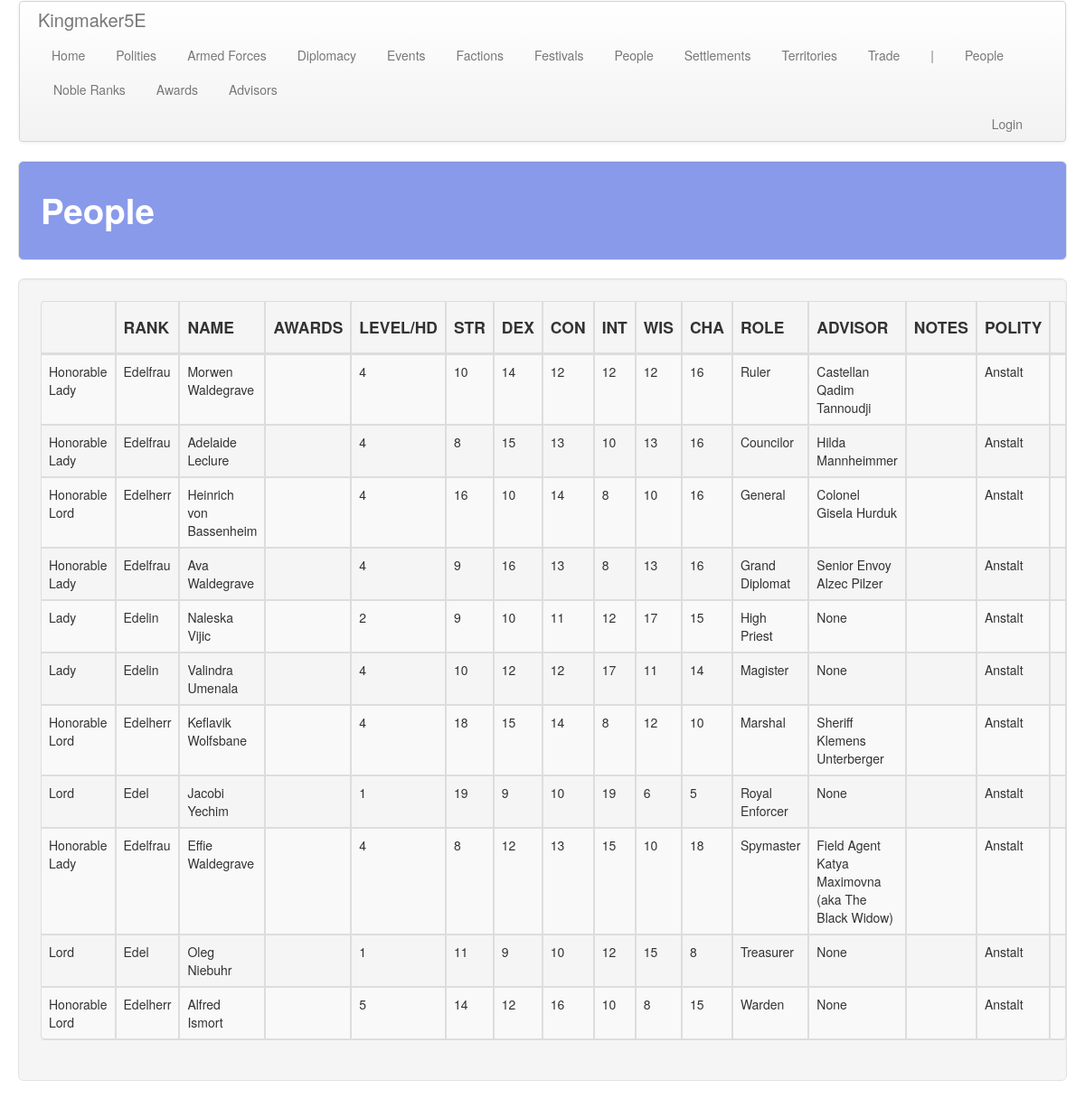
The page /people/ on the database as committed earlier.
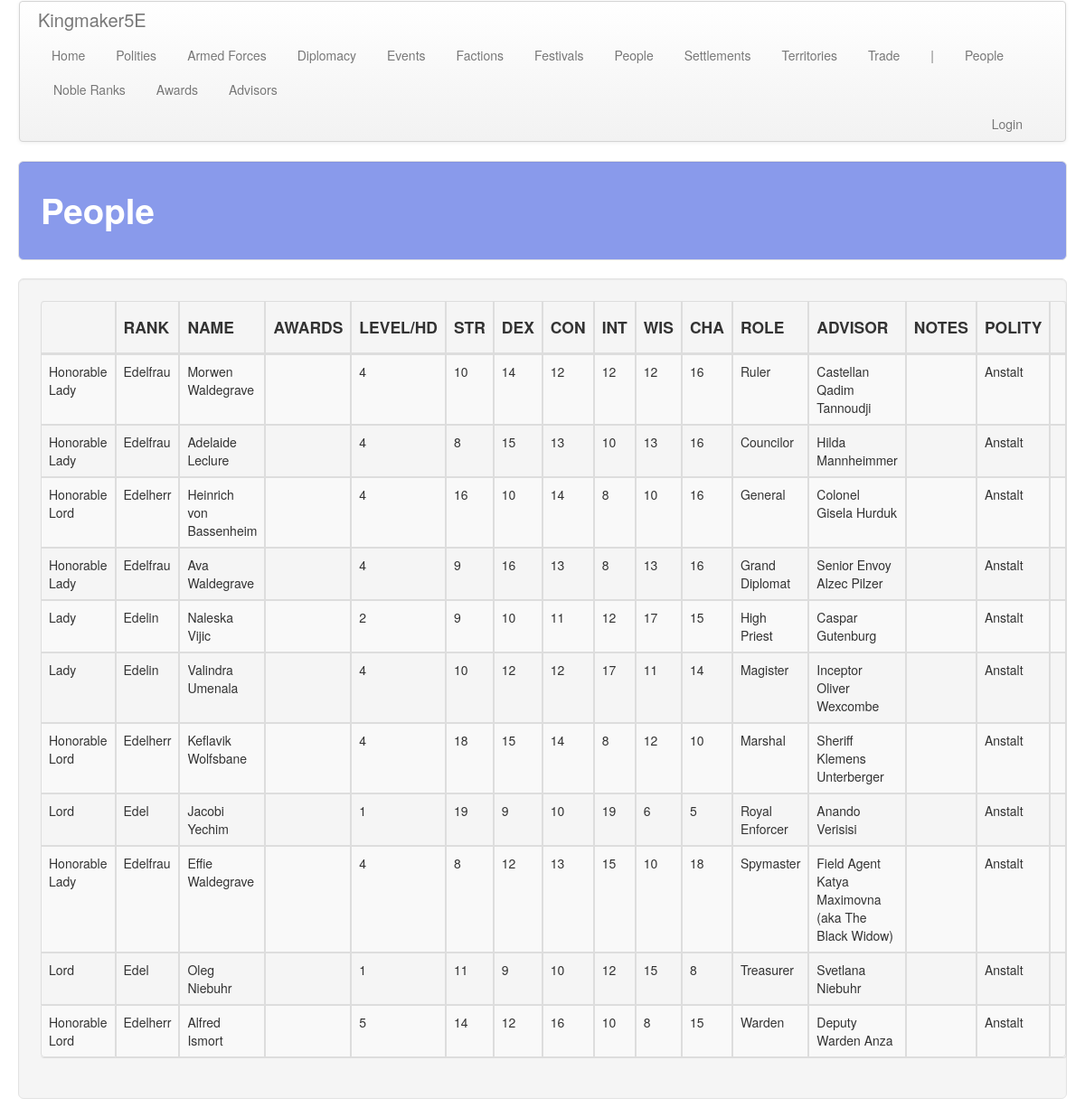
The same page on the database as committed later.
### people/models.py (models this page shows, shortened)
class Person(models.Model):
    first_name = models.CharField(max_length=default_max_length)
    middle_name = models.CharField(max_length=default_max_length, blank=True)
    last_name = models.CharField(max_length=default_max_length, blank=True)
    gender = models.ForeignKey(
        Gender, on_delete=models.SET_NULL, related_name='person', related_query_name='person',
        blank=True, null=True,
    )
    noble_rank = models.ForeignKey(
        NobleRank, on_delete=models.SET_NULL, related_name='person', related_query_name='person',
        blank=True, null=True
    )
    awards = models.ManyToManyField(
        Award, blank=True,
        related_name='person', related_query_name='person',
    )
    hit_dice = models.IntegerField(default=1)
    str = models.IntegerField(default=10)
    dex = models.IntegerField(default=10)
    con = models.IntegerField(default=10)
    int = models.IntegerField(default=10)
    wis = models.IntegerField(default=10)
    cha = models.IntegerField(default=10)
    notes = models.TextField(blank=True)
    polity = models.ForeignKey(
        'polity.Polity', on_delete=models.SET_NULL,
        related_name='person', related_query_name='person',
        null=True, blank=True
    )
    advisor = models.ForeignKey(
        Advisor, on_delete=models.SET_NULL, null=True, blank=True,
        related_name='person', related_query_name='person'
    )
    leadership_role = models.ForeignKey(
        LeadershipRole, on_delete=models.SET_NULL, blank=True, null=True,
        related_name='person', related_query_name='person'
    )
    boons = models.ManyToManyField(
        'armed_forces.Boon', blank=True,
        related_name='person', related_query_name='person',
    )

class NobleRank(models.Model):
    rank = models.CharField(max_length=default_max_length)
    male_title = models.CharField(max_length=default_max_length)
    female_title = models.CharField(max_length=default_max_length)
    male_honorific = models.CharField(max_length=default_max_length)
    female_honorific = models.CharField(max_length=default_max_length)
    desc = models.TextField(blank=True)

class LeadershipRole(models.Model):
    name = models.CharField(max_length=default_max_length)
    ranking = models.IntegerField(default=0)

class Advisor(models.Model):
    name = models.CharField(max_length=default_max_length)
    desc = models.TextField(default="", blank=True)
    leadership_bonus = models.IntegerField(default=0)
    leadership_bonus_eco = models.IntegerField(default=0)
    leadership_bonus_loy = models.IntegerField(default=0)
    leadership_bonus_sta = models.IntegerField(default=0)
    other_benefits = models.TextField(default="", blank=True)

### polity/models.py (models this page shows, shortened)
class Polity(models.Model):
    name = models.CharField(max_length=default_max_length)
    government = models.ForeignKey(
        Government, on_delete=models.CASCADE,
        related_name='polity', related_query_name='polity')
    alignment_lc = models.ForeignKey(
        AlignmentLC, on_delete=models.CASCADE,
        related_name='polity', related_query_name='polity')
    alignment_ge = models.ForeignKey(
        AlignmentGE, on_delete=models.CASCADE,
        related_name='polity', related_query_name='polity')
    treasury = models.IntegerField(default=0)
    unrest = models.IntegerField(default=0)
    fame = models.IntegerField(default=0)
    infamy = models.IntegerField(default=0)
    desc = models.TextField(default="", blank=True)
    tax_edict = models.ForeignKey(
        'core.TaxEdict', on_delete=models.CASCADE,
        related_name='polity', related_query_name='polity')
    promotion_edict = models.ForeignKey(
        'core.PromotionEdict', on_delete=models.CASCADE,
        related_name='polity', related_query_name='polity')
    holiday_edict = models.ForeignKey(
        'core.HolidayEdict', on_delete=models.CASCADE,
        related_name='polity', related_query_name='polity')
    recruitment_edict = models.ForeignKey(
        'core.RecruitmentEdict', on_delete=models.CASCADE,
        related_name='polity', related_query_name='polity')
    ruler_attribute_1 = models.ForeignKey(
        Attribute, on_delete=models.SET_NULL, null=True, blank=True,
        related_name='polity_ruler_1', related_query_name='polity_ruler_1')
    ruler_attribute_2 = models.ForeignKey(
        Attribute, on_delete=models.SET_NULL, null=True, blank=True,
        related_name='polity_ruler_2', related_query_name='polity_ruler_2')
    ruler_attribute_3 = models.ForeignKey(
        Attribute, on_delete=models.SET_NULL, null=True, blank=True,
        related_name='polity_ruler_3', related_query_name='polity_ruler_3')
    spymaster_attribute = models.ForeignKey(
        Attribute, on_delete=models.SET_NULL, null=True, blank=True,
        related_name='polity_spymaster', related_query_name='polity_spymaster')

### people/views.py (the view)
# urls.py: path('', views.people, name='people'),
def people(request):
    return show_all_items(
        request, app_name, a_obj, a_plural, sort='polity', sort_2='leadership_role',
        sort_3='last_name', sort_4='first_name',
    )

### people/templates/people/people.html (shortened to what this page needs)
<!DOCTYPE html>
{% extends 'people/base.html' %}
{% block table_header %}
    <th class="th_ccell"><h4></h4></th>
    <th class="th_lcell"><h4>RANK</h4></th>
    <th class="th_lcell"><h4>NAME</h4></th>
    <th class="th_lcell"><h4>AWARDS</h4></th>
    <th class="th_lcell"><h4>LEVEL/HD</h4></th>
    <th class="th_ccell"><h4>STR</h4></th>
    <th class="th_ccell"><h4>DEX</h4></th>
    <th class="th_ccell"><h4>CON</h4></th>
    <th class="th_ccell"><h4>INT</h4></th>
    <th class="th_ccell"><h4>WIS</h4></th>
    <th class="th_ccell"><h4>CHA</h4></th>
    <th class="th_ccell"><h4>ROLE</h4></th>
    <th class="th_ccell"><h4>ADVISOR</h4></th>
    <th class="th_ccell"><h4>NOTES</h4></th>
    <th class="th_ccell"><h4>POLITY</h4></th>
    <th class="th_ccell"><h4></h4></th>
{% endblock %}
{% block table_body %}
    {% for person in people %}
        <tr>
            <td class="tb_ccell">
                {% if person.noble_rank is not None %}
                    {% if person.gender.name == "Female" %}
                        {{ person.noble_rank.female_honorific }}
                    {% else %}
                        {{ person.noble_rank.male_honorific }}
                    {% endif %}
                {% endif %}
            </td>
            <td class="tb_ccell">
                {% if person.noble_rank is not None %}
                    {% if person.gender.name == "Female" %}
                        {{ person.noble_rank.female_title }}
                    {% else %}
                        {{ person.noble_rank.male_title }}
                    {% endif %}
                {% endif %}
            </td>
            <td class="tb_lcell">
                {{ person.first_name }} {{ person.last_name }}
            </td>
            <td class="tb_ccell">{{ person.awards.all|join:", " }}</td>
            <td class="tb_ccell">{{ person.hit_dice }}</td>
            <td class="tb_ccell">{{ person.str }}</td>
            <td class="tb_ccell">{{ person.dex }}</td>
            <td class="tb_ccell">{{ person.con }}</td>
            <td class="tb_ccell">{{ person.int }}</td>
            <td class="tb_ccell">{{ person.wis }}</td>
            <td class="tb_ccell">{{ person.cha }}</td>
            <td class="tb_lcell">{{ person.leadership_role.name }}</td>
            <td class="tb_lcell">
                {% if person.advisor is not None %}
                    {{ person.advisor.name }}
                {% else %}
                    None
                {% endif %}
            </td>
            <td class="tb_lcell">{{ person.notes }}</td>
            <td class="tb_lcell">{{ person.polity.name }}</td>
            <td class="tb_ccell">
            </td>
        </tr>
    {% endfor %}
{% endblock %}

### people/templates/people/base.html
<!DOCTYPE html>
{% extends 'table.html' %}
{% block subnav_items %}
    <li class="disabled"><a href="#">|</a></li>
    <li role="presentation"><a href="{% url 'people:people' %}">People</a></li>
    <li role="presentation"><a href="{% url 'people:noble_ranks' %}">Noble Ranks</a></li>
    <li role="presentation"><a href="{% url 'people:awards' %}">Awards</a></li>
    <li role="presentation"><a href="{% url 'people:awards' %}">Advisors</a></li>
{% endblock %}

### templates/table.html (shortened to what this page needs)
<!DOCTYPE html>
{% extends 'base.html' %}
{% block content %}
    <div class="well well-large">
        <table class="table table-striped table-hover table-bordered table-responsive">
            <thead>
            <tr>
                {% block table_header %}
                {% endblock %}
            </tr>
            </thead>
            <tbody>
                {% block table_body %}
                {% endblock %}
            </tbody>
        </table>
    </div>
{% endblock %}

### templates/base.html (shortened to what this page needs)
<!DOCTYPE html>
{% load staticfiles %}
<html lang="en">
<head>
    <link rel="stylesheet" href="//maxcdn.bootstrapcdn.com/bootstrap/3.2.0/css/bootstrap.css">
    <link href="{% static 'css/bootstrap.min.css' %}" rel="stylesheet" media="screen">
    <link href="{% static 'css/bootstrap-responsive.min.css' %}" rel="stylesheet" media="screen">
    <link rel="stylesheet" href="{% static 'css/custom.css' %}">
    <link rel="stylesheet" href="{% static 'css/hexagons.css' %}">
    <link rel="stylesheet" href="{% static 'css/grid.css' %}">
</head>
<body>
    <div class="container-fluid">
        <div class="navbar">
            <div class="navbar-inner">
                <a class="brand" href="{% url 'polity:polity_details' pk=1 %}">Kingmaker5E</a>
                <ul class="nav nav-pills">
                    <li role="presentation"><a href="{% url 'core:home' %}">Home</a></li>
                    <li role="presentation"><a href="{% url 'polity:polities' %}">Polities</a></li>
                    <li role="presentation">
                        <a href="{% url 'armed_forces:armed_forces' %}">
                            Armed Forces
                        </a>
                    </li>
                    <li role="presentation">
                        <a href="{% url 'diplomacy:diplomatic_relations' %}">
                            Diplomacy
                        </a>
                    </li>
                    <li role="presentation"><a href="{% url 'events:events' %}">Events</a></li>
                    <li role="presentation"><a href="{% url 'factions:factions' %}">Factions</a></li>
                    <li role="presentation"><a href="{% url 'festivals:festivals' %}">Festivals</a></li>
                    <li role="presentation"><a href="{% url 'people:people' %}">People</a></li>
                    <li role="presentation">
                        <a href="{% url 'settlements:settlements' %}">
                        Settlements
                        </a>
                    </li>
                    <li role="presentation">
                        <a href="{% url 'territory:maps' %}">
                            Territories
                        </a>
                    </li>
                    <li role="presentation"><a href="{% url 'trade:trade_routes' %}">Trade</a></li>
                    {% block subnav_items %}{% endblock %}
                </ul>
                <ul class="nav nav-pills navbar-right">
                    <li role="presentation">
                        {% if user.is_authenticated %}
                            <a href="{% url 'logout' %}">Logout</a>
                        {% else %}
                            <a href="{% url 'login' %}">Login</a>
                        {% endif %}
                    </li>
                </ul>
            </div>
        </div>
        <div class="well well-large" style="background-color: #899AEB;">
            <h1 style="color: #ffffff;">{{ title }}</h1>
        </div>
        {% block content %}
        {% endblock %}
    </div>
</body>
</html>

### static/css/custom.css (style rules this page uses)
.th_ccell { text-align: center; padding: 20px 20px 20px 20px; }
.th_lcell { text-align: left; padding: 20px 20px 20px 20px; }
.tb_ccell { text-align: center; padding: 20px 20px 20px 20px; }
.tb_lcell { text-align: left; padding: 20px 20px 20px 20px; }

### static/css/hexagons.css (style rules this page uses)
* { margin: 0; padding: 0; }

Rows that differ between the two databases and show on the page:
changed Person "Naleska": advisor.name (not shown) → "Caspar Gutenburg"; no longer shows "None"
changed Person "Valindra": advisor.name (not shown) → "Inceptor Oliver Wexcombe"; no longer shows "None"
changed Person "Jacobi": advisor.name (not shown) → "Anando Verisisi"; no longer shows "None"
changed Person "Oleg": advisor.name (not shown) → "Svetlana Niebuhr"; no longer shows "None"
changed Person "Alfred": advisor.name (not shown) → "Deputy Warden Anza"; no longer shows "None"
